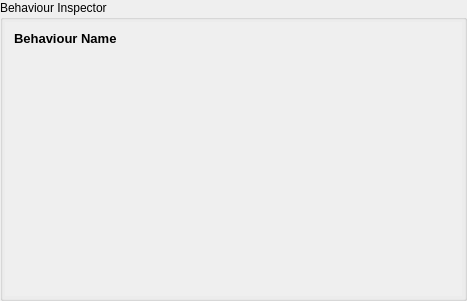
<?xml version="1.0" encoding="UTF-8"?>
<ui version="4.0">
 <class>BehaviourInspector</class>
 <widget class="QGroupBox" name="BehaviourInspector">
  <property name="geometry">
   <rect>
    <x>0</x>
    <y>0</y>
    <width>467</width>
    <height>301</height>
   </rect>
  </property>
  <property name="title">
   <string>Behaviour Inspector</string>
  </property>
  <property name="flat">
   <bool>false</bool>
  </property>
  <property name="checkable">
   <bool>false</bool>
  </property>
  <layout class="QVBoxLayout" name="verticalLayout_2">
   <property name="leftMargin">
    <number>2</number>
   </property>
   <property name="topMargin">
    <number>2</number>
   </property>
   <property name="rightMargin">
    <number>2</number>
   </property>
   <property name="bottomMargin">
    <number>2</number>
   </property>
   <item>
    <widget class="QScrollArea" name="scrollArea">
     <property name="frameShape">
      <enum>QFrame::NoFrame</enum>
     </property>
     <property name="widgetResizable">
      <bool>true</bool>
     </property>
     <widget class="QWidget" name="scrollAreaWidgetContents">
      <property name="geometry">
       <rect>
        <x>0</x>
        <y>0</y>
        <width>461</width>
        <height>282</height>
       </rect>
      </property>
      <layout class="QVBoxLayout" name="verticalLayout">
       <property name="sizeConstraint">
        <enum>QLayout::SetDefaultConstraint</enum>
       </property>
       <item alignment="Qt::AlignTop">
        <widget class="QLabel" name="BehaviourName">
         <property name="sizePolicy">
          <sizepolicy hsizetype="Preferred" vsizetype="Maximum">
           <horstretch>0</horstretch>
           <verstretch>0</verstretch>
          </sizepolicy>
         </property>
         <property name="maximumSize">
          <size>
           <width>16777215</width>
           <height>20</height>
          </size>
         </property>
         <property name="styleSheet">
          <string notr="true">font: 75 10pt &quot;MS Shell Dlg 2&quot;;
font-weight: bold</string>
         </property>
         <property name="text">
          <string>&lt;html&gt;&lt;head/&gt;&lt;body&gt;&lt;p&gt;&lt;span style=&quot; font-size:10pt; font-weight:600;&quot;&gt;Behaviour Name&lt;/span&gt;&lt;/p&gt;&lt;/body&gt;&lt;/html&gt;</string>
         </property>
         <property name="alignment">
          <set>Qt::AlignLeading|Qt::AlignLeft|Qt::AlignTop</set>
         </property>
        </widget>
       </item>
       <item>
        <widget class="QLabel" name="description">
         <property name="maximumSize">
          <size>
           <width>400</width>
           <height>16777215</height>
          </size>
         </property>
         <property name="text">
          <string/>
         </property>
         <property name="wordWrap">
          <bool>true</bool>
         </property>
        </widget>
       </item>
      </layout>
     </widget>
    </widget>
   </item>
  </layout>
 </widget>
 <resources/>
 <connections/>
</ui>
